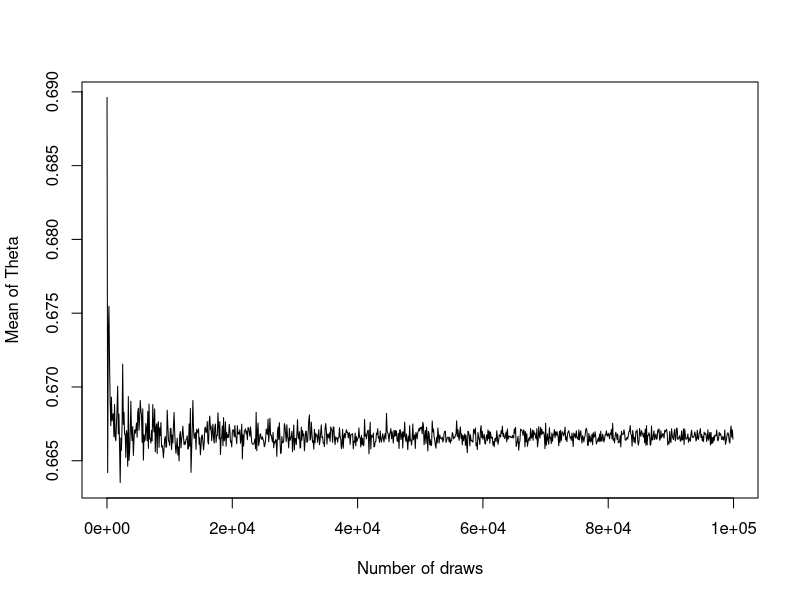
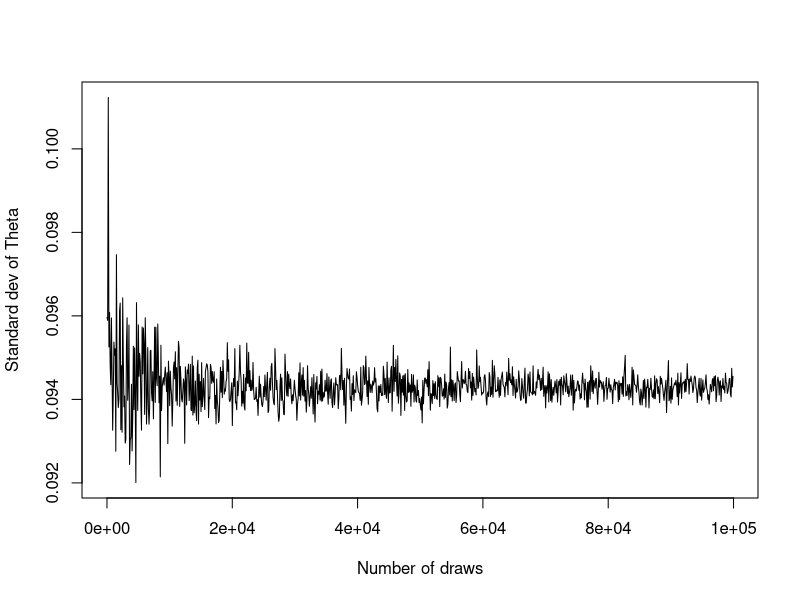
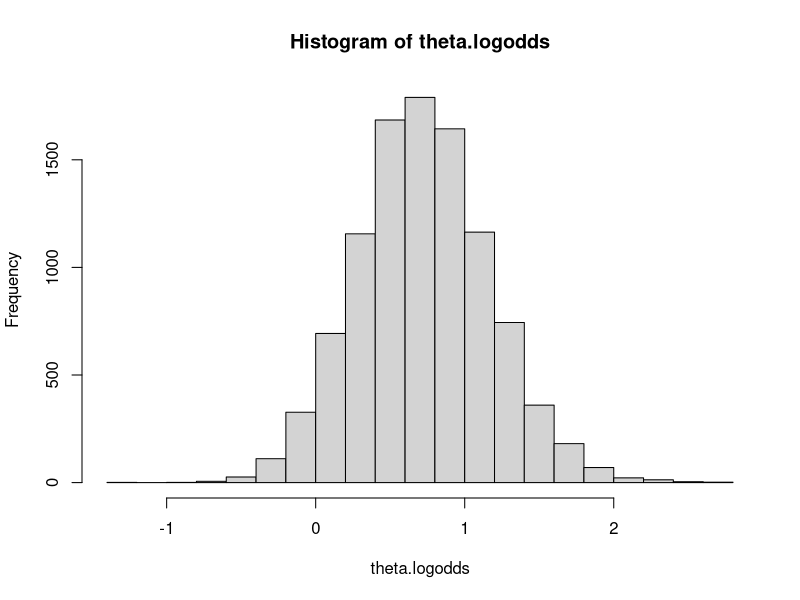

Source code (R) for these figures, in order:
# Bernoulli ... again.
# Let y1, ..., yn|θ ∼ Bern(θ), and assume that you have obtained a sample with s = 14
# successes in n = 20 trials. Assume a Beta(α0, β0) prior for θ and let α0 = β0 = 2.

# a)
# Draw random numbers from the posterior θ|y ∼ Beta(α0 + s, β0 + f), y = (y1, . . . , yn), 
# and verify graphically that the posterior mean and standard deviation
# converges to the true values as the number of random draws grows large.

# Data
s <- 14
n <- 20
f <- n - s

# Prior
prior_alpha <- 2
prior_beta <- 2

# Posterior
posterior_alpha <- prior_alpha + s 
posterior_beta <- prior_beta + f

theta.means <- c()
theta.sd <- c()
theta.n <- c()
for (n in seq(10, 100000, 100)) {
  thetas <- rbeta(n, posterior_alpha, posterior_beta) # Generate Thetas
  theta.means <- append(theta.means, mean(thetas)) # Calculate mean and add to vector
  theta.sd <- append(theta.sd, sd(thetas)) # Calculate standard deviation and add to vector
  theta.n <- append(theta.n, n) # Add number of draws to vector
}

# Plot means of thetas
plot(theta.n, theta.means, type='l', xlab='Number of draws', ylab='Mean of Theta')

# Plot standard deviation of thetas
plot(theta.n, theta.sd, type='l', xlab='Number of draws', ylab='Standard dev of Theta')

# ------------------------------------------------------------------------------------------------- #
# b)
# Use simulation (nDraws = 10000) to compute the posterior probability 
# Pr(θ < 0.4|y) and compare with the exact value [Hint: pbeta()].

theta.draws <- rbeta(10000, posterior_alpha, posterior_beta) # Draw 10000 numbers
theta.no_smaller <- ifelse(theta.draws < 0.4, 1, 0) # If draw < 0.4 -> 1, else -> 0
theta.prob_smaller <- sum(theta.no_smaller)/length(theta.draws) # Calculate probability of drawn number being < 0.4
print(theta.prob_smaller)
print(pbeta(0.4,posterior_alpha, posterior_beta)) # Actual probability of b

# ------------------------------------------------------------------------------------------------- #
# c) 
# Compute the posterior distribution of the log-odds φ = log(θ / 1−θ)
# by simulation (nDraws = 10000). [Hint: hist() and density() might come in handy]
theta.logodds <- log(theta.draws/(1-theta.draws))
hist(theta.logodds)
density(theta.logodds)
